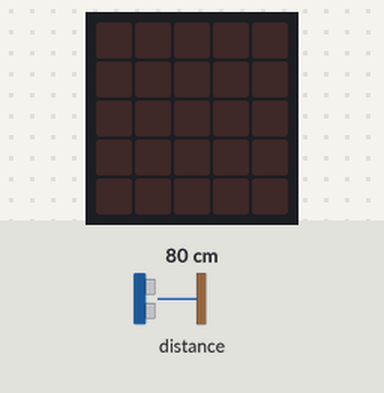
The program below on a simulated BBC micro:bit (MakeCode). On the bench: the board's 5×5 LED display. The test bench sets the inputs (shaded band); at power-on: distance to the obstacle 80 cm.

Above: at 1.2 s.
1.3 s: distance to the obstacle set to 18 cm
2.8 s: distance to the obstacle set to 13 cm
At 4.0 s:
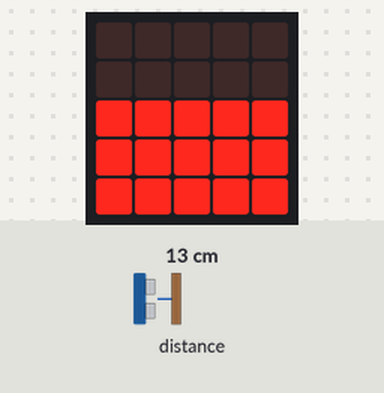
4.3 s: distance to the obstacle set to 9 cm
At 4.8 s:
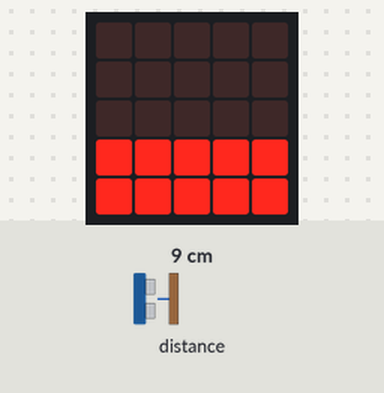
5.9 s: distance to the obstacle set to 7 cm
7.4 s: distance to the obstacle set to 4 cm
At 8.8 s:
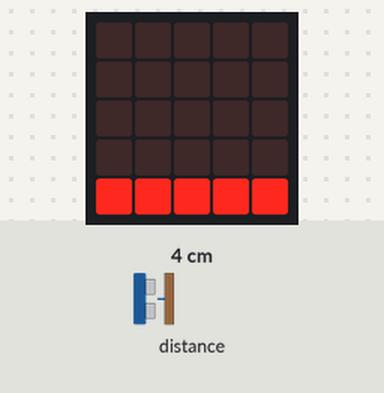
Timing chart, 0 to 9.9 s (numbered marks = the images above; inputs shaded):
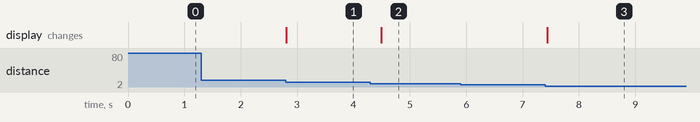

Measured:
- the behaviour switches between 16 and 15 cm on distance to the obstacle (found by bisection; images 0 and 1)
- the behaviour switches between 11 and 10 cm on distance to the obstacle (found by bisection; images 1 and 2)
- the behaviour switches between 6 and 5 cm on distance to the obstacle (found by bisection; images 2 and 3)
- after the input at 1.3 s, every drawn part: stays the same
- after the input at 2.8 s, the display: changes at once (image 1)
- after the input at 4.3 s, the display: changes after 0.19 s (image 2)
- after the input at 5.9 s, every drawn part: stays the same
- after the input at 7.4 s, the display: changes at once (image 3)

The program:

main.ts
```typescript
let distancia = 0
basic.forever(function () {
    distancia = sonar.ping(
    DigitalPin.P0,
    DigitalPin.P1,
    PingUnit.Centimeters
    )
    if (distancia >= 2 && distancia <= 20) {
        if (distancia <= 5) {
            basic.showLeds(`
                . . . . .
                . . . . .
                . . . . .
                . . . . .
                # # # # #
                `)
        }
        if (distancia > 5 && distancia <= 10) {
            basic.showLeds(`
                . . . . .
                . . . . .
                . . . . .
                # # # # #
                # # # # #
                `)
        }
        if (distancia > 10 && distancia <= 15) {
            basic.showLeds(`
                . . . . .
                . . . . .
                # # # # #
                # # # # #
                # # # # #
                `)
        }
    }
})
```

test.ts
```typescript
// aquí va el archivo "tests"; esto no se compilará cuando este paquete se utilice como una extensión.
```
